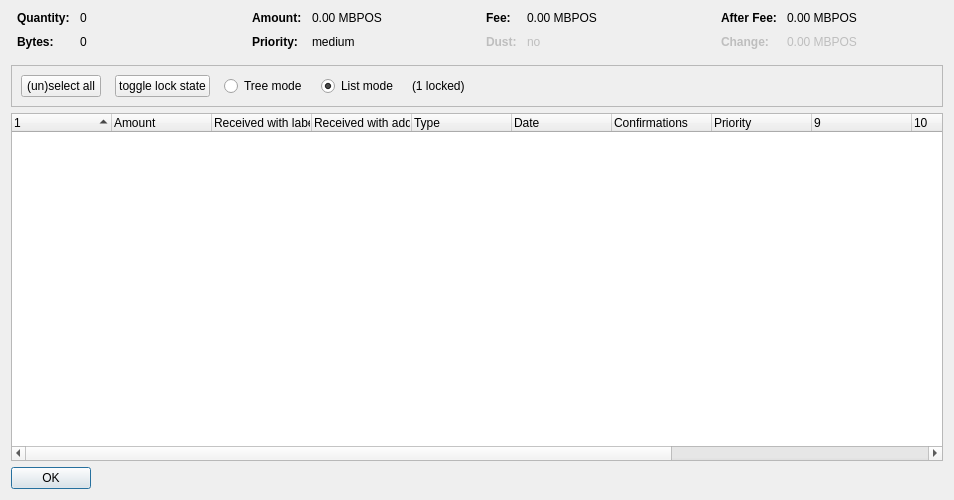
<?xml version="1.0" encoding="UTF-8"?>
<ui version="4.0">
 <class>CoinControlDialog</class>
 <widget class="QDialog" name="CoinControlDialog">
  <property name="geometry">
   <rect>
    <x>0</x>
    <y>0</y>
    <width>954</width>
    <height>500</height>
   </rect>
  </property>
  <property name="windowTitle">
   <string>Coin Selection</string>
  </property>
  <layout class="QVBoxLayout" name="verticalLayout">
   <item>
    <layout class="QHBoxLayout" name="horizontalLayoutTop" stretch="0,0,0,0">
     <property name="topMargin">
      <number>0</number>
     </property>
     <property name="bottomMargin">
      <number>10</number>
     </property>
     <item>
      <layout class="QFormLayout" name="formLayoutCoinControl1">
       <property name="horizontalSpacing">
        <number>10</number>
       </property>
       <property name="verticalSpacing">
        <number>10</number>
       </property>
       <property name="leftMargin">
        <number>6</number>
       </property>
       <property name="rightMargin">
        <number>6</number>
       </property>
       <item row="0" column="0">
        <widget class="QLabel" name="labelCoinControlQuantityText">
         <property name="font">
          <font>
           <weight>75</weight>
           <bold>true</bold>
          </font>
         </property>
         <property name="text">
          <string>Quantity:</string>
         </property>
        </widget>
       </item>
       <item row="0" column="1">
        <widget class="QLabel" name="labelCoinControlQuantity">
         <property name="cursor">
          <cursorShape>IBeamCursor</cursorShape>
         </property>
         <property name="contextMenuPolicy">
          <enum>Qt::ActionsContextMenu</enum>
         </property>
         <property name="text">
          <string notr="true">0</string>
         </property>
         <property name="textInteractionFlags">
          <set>Qt::LinksAccessibleByMouse|Qt::TextSelectableByKeyboard|Qt::TextSelectableByMouse</set>
         </property>
        </widget>
       </item>
       <item row="1" column="0">
        <widget class="QLabel" name="labelCoinControlBytesText">
         <property name="font">
          <font>
           <weight>75</weight>
           <bold>true</bold>
          </font>
         </property>
         <property name="text">
          <string>Bytes:</string>
         </property>
        </widget>
       </item>
       <item row="1" column="1">
        <widget class="QLabel" name="labelCoinControlBytes">
         <property name="cursor">
          <cursorShape>IBeamCursor</cursorShape>
         </property>
         <property name="contextMenuPolicy">
          <enum>Qt::ActionsContextMenu</enum>
         </property>
         <property name="text">
          <string notr="true">0</string>
         </property>
         <property name="textInteractionFlags">
          <set>Qt::LinksAccessibleByMouse|Qt::TextSelectableByKeyboard|Qt::TextSelectableByMouse</set>
         </property>
        </widget>
       </item>
      </layout>
     </item>
     <item>
      <layout class="QFormLayout" name="formLayoutCoinControl2">
       <property name="horizontalSpacing">
        <number>10</number>
       </property>
       <property name="verticalSpacing">
        <number>10</number>
       </property>
       <property name="leftMargin">
        <number>6</number>
       </property>
       <property name="rightMargin">
        <number>6</number>
       </property>
       <item row="0" column="0">
        <widget class="QLabel" name="labelCoinControlAmountText">
         <property name="font">
          <font>
           <weight>75</weight>
           <bold>true</bold>
          </font>
         </property>
         <property name="text">
          <string>Amount:</string>
         </property>
        </widget>
       </item>
       <item row="0" column="1">
        <widget class="QLabel" name="labelCoinControlAmount">
         <property name="cursor">
          <cursorShape>IBeamCursor</cursorShape>
         </property>
         <property name="contextMenuPolicy">
          <enum>Qt::ActionsContextMenu</enum>
         </property>
         <property name="text">
          <string notr="true">0.00 MBPOS</string>
         </property>
         <property name="textInteractionFlags">
          <set>Qt::LinksAccessibleByMouse|Qt::TextSelectableByKeyboard|Qt::TextSelectableByMouse</set>
         </property>
        </widget>
       </item>
       <item row="1" column="0">
        <widget class="QLabel" name="labelCoinControlPriorityText">
         <property name="font">
          <font>
           <weight>75</weight>
           <bold>true</bold>
          </font>
         </property>
         <property name="text">
          <string>Priority:</string>
         </property>
        </widget>
       </item>
       <item row="1" column="1">
        <widget class="QLabel" name="labelCoinControlPriority">
         <property name="cursor">
          <cursorShape>IBeamCursor</cursorShape>
         </property>
         <property name="contextMenuPolicy">
          <enum>Qt::ActionsContextMenu</enum>
         </property>
         <property name="text">
          <string>medium</string>
         </property>
         <property name="textInteractionFlags">
          <set>Qt::LinksAccessibleByMouse|Qt::TextSelectableByKeyboard|Qt::TextSelectableByMouse</set>
         </property>
        </widget>
       </item>
      </layout>
     </item>
     <item>
      <layout class="QFormLayout" name="formLayoutCoinControl3">
       <property name="horizontalSpacing">
        <number>10</number>
       </property>
       <property name="verticalSpacing">
        <number>10</number>
       </property>
       <property name="leftMargin">
        <number>6</number>
       </property>
       <property name="rightMargin">
        <number>6</number>
       </property>
       <item row="0" column="0">
        <widget class="QLabel" name="labelCoinControlFeeText">
         <property name="font">
          <font>
           <weight>75</weight>
           <bold>true</bold>
          </font>
         </property>
         <property name="text">
          <string>Fee:</string>
         </property>
        </widget>
       </item>
       <item row="0" column="1">
        <widget class="QLabel" name="labelCoinControlFee">
         <property name="cursor">
          <cursorShape>IBeamCursor</cursorShape>
         </property>
         <property name="contextMenuPolicy">
          <enum>Qt::ActionsContextMenu</enum>
         </property>
         <property name="text">
          <string notr="true">0.00 MBPOS</string>
         </property>
         <property name="textInteractionFlags">
          <set>Qt::LinksAccessibleByMouse|Qt::TextSelectableByKeyboard|Qt::TextSelectableByMouse</set>
         </property>
        </widget>
       </item>
       <item row="1" column="0">
        <widget class="QLabel" name="labelCoinControlLowOutputText">
         <property name="enabled">
          <bool>false</bool>
         </property>
         <property name="font">
          <font>
           <weight>75</weight>
           <bold>true</bold>
          </font>
         </property>
         <property name="text">
          <string>Dust:</string>
         </property>
        </widget>
       </item>
       <item row="1" column="1">
        <widget class="QLabel" name="labelCoinControlLowOutput">
         <property name="enabled">
          <bool>false</bool>
         </property>
         <property name="cursor">
          <cursorShape>IBeamCursor</cursorShape>
         </property>
         <property name="contextMenuPolicy">
          <enum>Qt::ActionsContextMenu</enum>
         </property>
         <property name="text">
          <string>no</string>
         </property>
         <property name="textInteractionFlags">
          <set>Qt::LinksAccessibleByMouse|Qt::TextSelectableByKeyboard|Qt::TextSelectableByMouse</set>
         </property>
        </widget>
       </item>
      </layout>
     </item>
     <item>
      <layout class="QFormLayout" name="formLayoutCoinControl4">
       <property name="horizontalSpacing">
        <number>10</number>
       </property>
       <property name="verticalSpacing">
        <number>10</number>
       </property>
       <property name="leftMargin">
        <number>6</number>
       </property>
       <property name="rightMargin">
        <number>6</number>
       </property>
       <item row="0" column="0">
        <widget class="QLabel" name="labelCoinControlAfterFeeText">
         <property name="font">
          <font>
           <weight>75</weight>
           <bold>true</bold>
          </font>
         </property>
         <property name="text">
          <string>After Fee:</string>
         </property>
        </widget>
       </item>
       <item row="0" column="1">
        <widget class="QLabel" name="labelCoinControlAfterFee">
         <property name="cursor">
          <cursorShape>IBeamCursor</cursorShape>
         </property>
         <property name="contextMenuPolicy">
          <enum>Qt::ActionsContextMenu</enum>
         </property>
         <property name="text">
          <string notr="true">0.00 MBPOS</string>
         </property>
         <property name="textInteractionFlags">
          <set>Qt::LinksAccessibleByMouse|Qt::TextSelectableByKeyboard|Qt::TextSelectableByMouse</set>
         </property>
        </widget>
       </item>
       <item row="1" column="0">
        <widget class="QLabel" name="labelCoinControlChangeText">
         <property name="enabled">
          <bool>false</bool>
         </property>
         <property name="font">
          <font>
           <weight>75</weight>
           <bold>true</bold>
          </font>
         </property>
         <property name="text">
          <string>Change:</string>
         </property>
        </widget>
       </item>
       <item row="1" column="1">
        <widget class="QLabel" name="labelCoinControlChange">
         <property name="enabled">
          <bool>false</bool>
         </property>
         <property name="cursor">
          <cursorShape>IBeamCursor</cursorShape>
         </property>
         <property name="contextMenuPolicy">
          <enum>Qt::ActionsContextMenu</enum>
         </property>
         <property name="text">
          <string notr="true">0.00 MBPOS</string>
         </property>
         <property name="textInteractionFlags">
          <set>Qt::LinksAccessibleByMouse|Qt::TextSelectableByKeyboard|Qt::TextSelectableByMouse</set>
         </property>
        </widget>
       </item>
      </layout>
     </item>
    </layout>
   </item>
   <item>
    <widget class="QFrame" name="frame">
     <property name="minimumSize">
      <size>
       <width>0</width>
       <height>40</height>
      </size>
     </property>
     <property name="frameShape">
      <enum>QFrame::StyledPanel</enum>
     </property>
     <property name="frameShadow">
      <enum>QFrame::Sunken</enum>
     </property>
     <layout class="QHBoxLayout" name="horizontalLayout">
      <item>
       <layout class="QHBoxLayout" name="horizontalLayoutPanel" stretch="0,0,0,0,0,0">
        <property name="spacing">
         <number>14</number>
        </property>
        <item>
         <widget class="QPushButton" name="pushButtonSelectAll">
          <property name="sizePolicy">
           <sizepolicy hsizetype="Maximum" vsizetype="Fixed">
            <horstretch>0</horstretch>
            <verstretch>0</verstretch>
           </sizepolicy>
          </property>
          <property name="text">
           <string>(un)select all</string>
          </property>
          <property name="autoDefault">
           <bool>false</bool>
          </property>
         </widget>
        </item>
        <item>
         <widget class="QPushButton" name="pushButtonToggleLock">
          <property name="sizePolicy">
           <sizepolicy hsizetype="Maximum" vsizetype="Fixed">
            <horstretch>0</horstretch>
            <verstretch>0</verstretch>
           </sizepolicy>
          </property>
          <property name="text">
           <string>toggle lock state</string>
          </property>
          <property name="autoDefault">
           <bool>false</bool>
          </property>
         </widget>
        </item>
        <item>
         <widget class="QRadioButton" name="radioTreeMode">
          <property name="sizePolicy">
           <sizepolicy hsizetype="Maximum" vsizetype="Fixed">
            <horstretch>0</horstretch>
            <verstretch>0</verstretch>
           </sizepolicy>
          </property>
          <property name="text">
           <string>Tree mode</string>
          </property>
         </widget>
        </item>
        <item>
         <widget class="QRadioButton" name="radioListMode">
          <property name="sizePolicy">
           <sizepolicy hsizetype="Maximum" vsizetype="Fixed">
            <horstretch>0</horstretch>
            <verstretch>0</verstretch>
           </sizepolicy>
          </property>
          <property name="text">
           <string>List mode</string>
          </property>
          <property name="checked">
           <bool>true</bool>
          </property>
         </widget>
        </item>
        <item>
         <widget class="QLabel" name="labelLocked">
          <property name="text">
           <string>(1 locked)</string>
          </property>
         </widget>
        </item>
        <item>
         <spacer name="horizontalSpacer">
          <property name="orientation">
           <enum>Qt::Horizontal</enum>
          </property>
          <property name="sizeHint" stdset="0">
           <size>
            <width>40</width>
            <height>20</height>
           </size>
          </property>
         </spacer>
        </item>
       </layout>
      </item>
     </layout>
    </widget>
   </item>
   <item>
    <widget class="CoinControlTreeWidget" name="treeWidget">
     <property name="contextMenuPolicy">
      <enum>Qt::CustomContextMenu</enum>
     </property>
     <property name="sortingEnabled">
      <bool>false</bool>
     </property>
     <property name="columnCount">
      <number>13</number>
     </property>
     <attribute name="headerShowSortIndicator" stdset="0">
      <bool>true</bool>
     </attribute>
     <attribute name="headerStretchLastSection">
      <bool>false</bool>
     </attribute>
     <column>
      <property name="text">
       <string/>
      </property>
     </column>
     <column>
      <property name="text">
       <string>Amount</string>
      </property>
     </column>
     <column>
      <property name="text">
       <string>Received with label</string>
      </property>
     </column>
     <column>
      <property name="text">
       <string>Received with address</string>
      </property>
     </column>
     <column>
      <property name="text">
       <string>Type</string>
      </property>
     </column>
     <column>
      <property name="text">
       <string>Date</string>
      </property>
     </column>
     <column>
      <property name="text">
       <string>Confirmations</string>
      </property>
      <property name="toolTip">
       <string>Confirmed</string>
      </property>
     </column>
     <column>
      <property name="text">
       <string>Priority</string>
      </property>
     </column>
     <column>
      <property name="text">
       <string/>
      </property>
     </column>
     <column>
      <property name="text">
       <string/>
      </property>
     </column>
     <column>
      <property name="text">
       <string/>
      </property>
     </column>
     <column>
      <property name="text">
       <string/>
      </property>
     </column>
     <column>
      <property name="text">
       <string/>
      </property>
     </column>
    </widget>
   </item>
   <item>
    <widget class="QDialogButtonBox" name="buttonBox">
     <property name="sizePolicy">
      <sizepolicy hsizetype="Maximum" vsizetype="Fixed">
       <horstretch>0</horstretch>
       <verstretch>0</verstretch>
      </sizepolicy>
     </property>
     <property name="orientation">
      <enum>Qt::Horizontal</enum>
     </property>
     <property name="standardButtons">
      <set>QDialogButtonBox::Ok</set>
     </property>
    </widget>
   </item>
  </layout>
 </widget>
 <customwidgets>
  <customwidget>
   <class>CoinControlTreeWidget</class>
   <extends>QTreeWidget</extends>
   <header>coincontroltreewidget.h</header>
  </customwidget>
 </customwidgets>
 <resources/>
 <connections/>
</ui>
